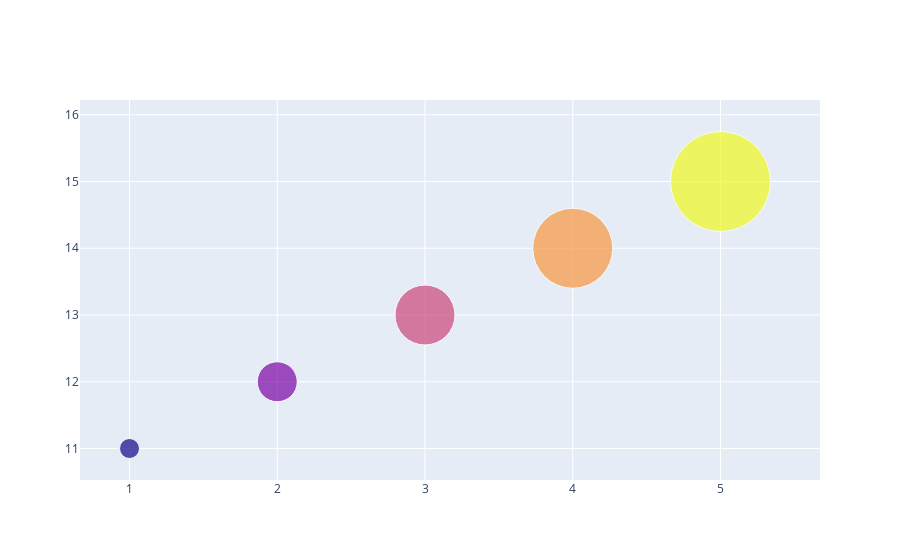

Notebook code for this chart:
### Code cell
fig = go.Figure(data=go.Scatter(x=[1,2,3,4,5], y=[11,12,13,14,15], mode='markers', marker=dict(size=[20,40,60,80,100], color=[1,2,3,4,5])))
fig.show()

### Figure 1 — Plotly figure (JSON) as saved in the notebook; plotly's stock layout.template omitted (floating-point values rounded to 4 significant figures)
{"data": [{"marker": {"color": [1, 2, 3, 4, 5], "size": [20, 40, 60, 80, 100]}, "mode": "markers", "x": [1, 2, 3, 4, 5], "y": [11, 12, 13, 14, 15], "type": "scatter"}], "layout": {}}
